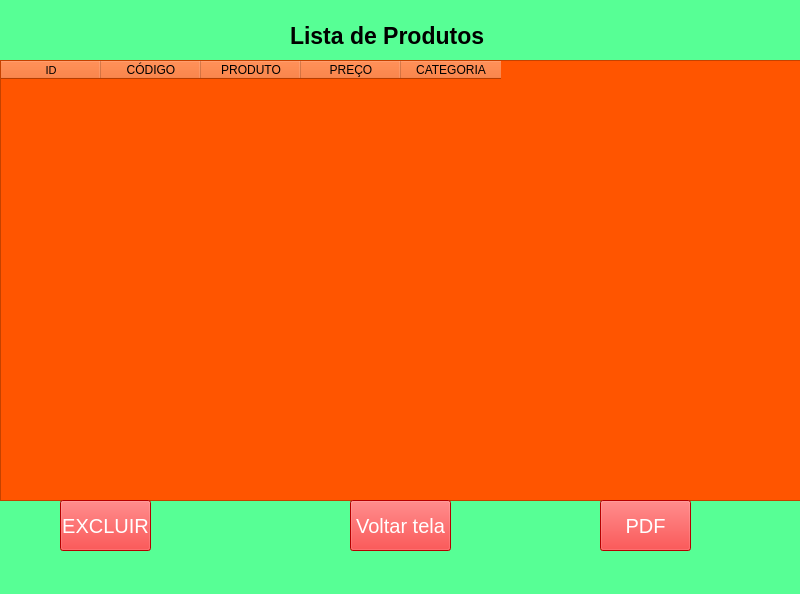
<?xml version="1.0" encoding="UTF-8"?>
<ui version="4.0">
 <class>MainWindow</class>
 <widget class="QMainWindow" name="MainWindow">
  <property name="geometry">
   <rect>
    <x>0</x>
    <y>0</y>
    <width>800</width>
    <height>594</height>
   </rect>
  </property>
  <property name="font">
   <font>
    <pointsize>6</pointsize>
   </font>
  </property>
  <property name="windowTitle">
   <string>MainWindow</string>
  </property>
  <property name="styleSheet">
   <string notr="true">background-color: rgb(87, 255, 149);</string>
  </property>
  <widget class="QWidget" name="centralwidget">
   <widget class="QLabel" name="label">
    <property name="geometry">
     <rect>
      <x>290</x>
      <y>-10</y>
      <width>211</width>
      <height>91</height>
     </rect>
    </property>
    <property name="font">
     <font>
      <pointsize>17</pointsize>
      <weight>75</weight>
      <bold>true</bold>
     </font>
    </property>
    <property name="text">
     <string>Lista de Produtos</string>
    </property>
   </widget>
   <widget class="QTableWidget" name="tableWidget">
    <property name="geometry">
     <rect>
      <x>0</x>
      <y>60</y>
      <width>801</width>
      <height>441</height>
     </rect>
    </property>
    <property name="font">
     <font>
      <family>Arial</family>
      <pointsize>12</pointsize>
      <weight>75</weight>
      <bold>true</bold>
     </font>
    </property>
    <property name="autoFillBackground">
     <bool>true</bool>
    </property>
    <property name="styleSheet">
     <string notr="true">background-color: rgb(255, 85, 0);
width:543543345353px;</string>
    </property>
    <property name="gridStyle">
     <enum>Qt::NoPen</enum>
    </property>
    <column>
     <property name="text">
      <string>ID</string>
     </property>
     <property name="font">
      <font>
       <pointsize>8</pointsize>
      </font>
     </property>
    </column>
    <column>
     <property name="text">
      <string>CÓDIGO</string>
     </property>
    </column>
    <column>
     <property name="text">
      <string>PRODUTO</string>
     </property>
    </column>
    <column>
     <property name="text">
      <string>PREÇO</string>
     </property>
    </column>
    <column>
     <property name="text">
      <string>CATEGORIA</string>
     </property>
    </column>
   </widget>
   <widget class="QPushButton" name="pushButton">
    <property name="geometry">
     <rect>
      <x>600</x>
      <y>500</y>
      <width>91</width>
      <height>51</height>
     </rect>
    </property>
    <property name="font">
     <font>
      <pointsize>15</pointsize>
     </font>
    </property>
    <property name="styleSheet">
     <string notr="true">background-color: rgb(255, 0, 0);
color: rgb(255, 255, 255);</string>
    </property>
    <property name="text">
     <string>PDF</string>
    </property>
   </widget>
   <widget class="QPushButton" name="pushButton_2">
    <property name="geometry">
     <rect>
      <x>60</x>
      <y>500</y>
      <width>91</width>
      <height>51</height>
     </rect>
    </property>
    <property name="font">
     <font>
      <pointsize>15</pointsize>
     </font>
    </property>
    <property name="styleSheet">
     <string notr="true">background-color: rgb(255, 0, 0);
color: rgb(255, 255, 255);</string>
    </property>
    <property name="text">
     <string>EXCLUIR</string>
    </property>
   </widget>
   <widget class="QPushButton" name="pushButton_3">
    <property name="geometry">
     <rect>
      <x>350</x>
      <y>500</y>
      <width>101</width>
      <height>51</height>
     </rect>
    </property>
    <property name="font">
     <font>
      <pointsize>15</pointsize>
     </font>
    </property>
    <property name="styleSheet">
     <string notr="true">background-color: rgb(255, 0, 0);
color: rgb(255, 255, 255);</string>
    </property>
    <property name="text">
     <string>Voltar tela</string>
    </property>
   </widget>
  </widget>
  <widget class="QMenuBar" name="menubar">
   <property name="geometry">
    <rect>
     <x>0</x>
     <y>0</y>
     <width>800</width>
     <height>21</height>
    </rect>
   </property>
  </widget>
  <widget class="QStatusBar" name="statusbar"/>
 </widget>
 <resources/>
 <connections/>
</ui>
